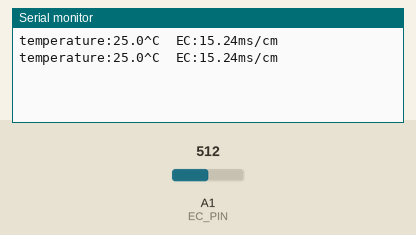
The sketch below on a simulated Arduino Uno, built with avr-gcc and run on an emulated ATmega328P. On the bench: the last lines printed to the serial monitor. Inputs (shaded band) come from the test bench; at power-on: A1 (EC_PIN) = 512.

Above: at 2.8 s.
2.9 s: A1 (EC_PIN) set to 716
At 3.6 s:
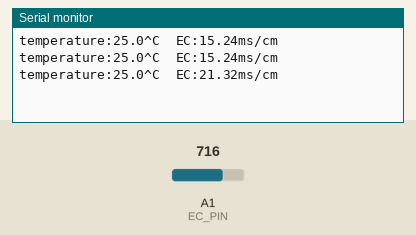
4.4 s: A1 (EC_PIN) set to 900
At 5.8 s:
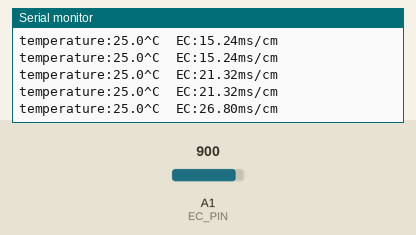
Timing chart, 0 to 7.4 s (numbered marks = the images above; inputs shaded):
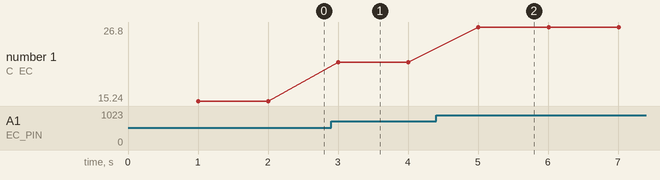

The sketch:

conductivity.ino
```cpp
// (licence header left out)
#include "DFRobot_EC.h"
#include <EEPROM.h>
#include <OneWire.h>

#define EC_PIN A1
float voltage,ecValue,temperature = 25;
DFRobot_EC ec;

void setup()
{
  Serial.begin(115200);
  ec.begin();
}

void loop()
{
    static unsigned long timepoint = millis();
    if(millis()-timepoint>1000U)  //time interval: 1s
    {
      timepoint = millis();
      voltage = analogRead(EC_PIN)/1024.0*5000;  // read the voltage
      //temperature = readTemperature();  // read your temperature sensor to execute temperature compensation
      ecValue =  ec.readEC(voltage,temperature);  // convert voltage to EC with temperature compensation
      Serial.print("temperature:");
      Serial.print(temperature,1);
      Serial.print("^C  EC:");
      Serial.print(ecValue,2);
      Serial.println("ms/cm");
    }
    ec.calibration(voltage,temperature);  // calibration process by Serail CMD
}

//float readTemperature()
//{
//  int DS18S20_Pin = 2; //DS18S20 Signal pin on digital 2
//
//  //Temperature chip i/o
//  OneWire ds(DS18S20_Pin);  // on digital pin 2
//
//  void setup(void) {
//    Serial.begin(9600);
//  }
//
//  void loop(void) {
//    float temperature = getTemp();
//    Serial.println(temperature);
//
//    delay(100); //just here to slow down the output so it is easier to read
//
//  }
//}
//
//float getTemp(){
//  //returns the temperature from one DS18S20 in DEG Celsius
//
//  byte data[12];
//  byte addr[8];
//
//  if ( !ds.search(addr)) {
//      //no more sensors on chain, reset search
//      ds.reset_search();
//      return -1000;
//  }
//
//  if ( OneWire::crc8( addr, 7) != addr[7]) {
//      Serial.println("CRC is not valid!");
//      return -1000;
//  }
//
//  if ( addr[0] != 0x10 && addr[0] != 0x28) {
//      Serial.print("Device is not recognized");
//      return -1000;
//  }
//
//  ds.reset();
//  ds.select(addr);
//  ds.write(0x44,1); // start conversion, with parasite power on at the end
//
//  byte present = ds.reset();
//  ds.select(addr);
//  ds.write(0xBE); // Read Scratchpad
//
//
//  for (int i = 0; i < 9; i++) { // we need 9 bytes
//    data[i] = ds.read();
//  }
//
//  ds.reset_search();
//
//  byte MSB = data[1];
//  byte LSB = data[0];
//
//  float tempRead = ((MSB << 8) | LSB); //using two's compliment
//  float TemperatureSum = tempRead / 16;
//
//  return TemperatureSum;

//}//add your code here to get the temperature from your temperature sensor
```

Measured:
- after the input at 2.9 s, the serial monitor: prints a new line after 0.10 s (image 1)
- after the input at 4.4 s, the serial monitor: prints a new line after 0.61 s (image 2)
- plotted number 1: 15.24 → 21.32 after the input at 2.9 s, 21.32 → 26.8 after the input at 4.4 s
